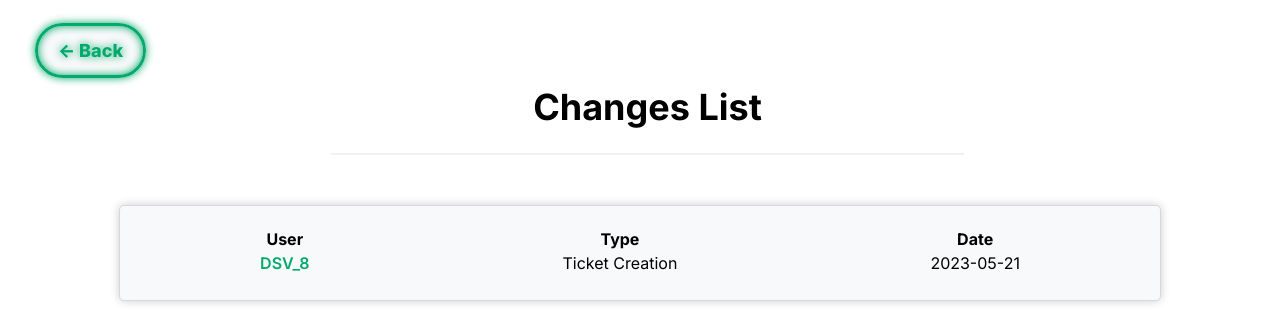
Before: /pages/changes_list.php?id=5 (signed in) with the older database file.
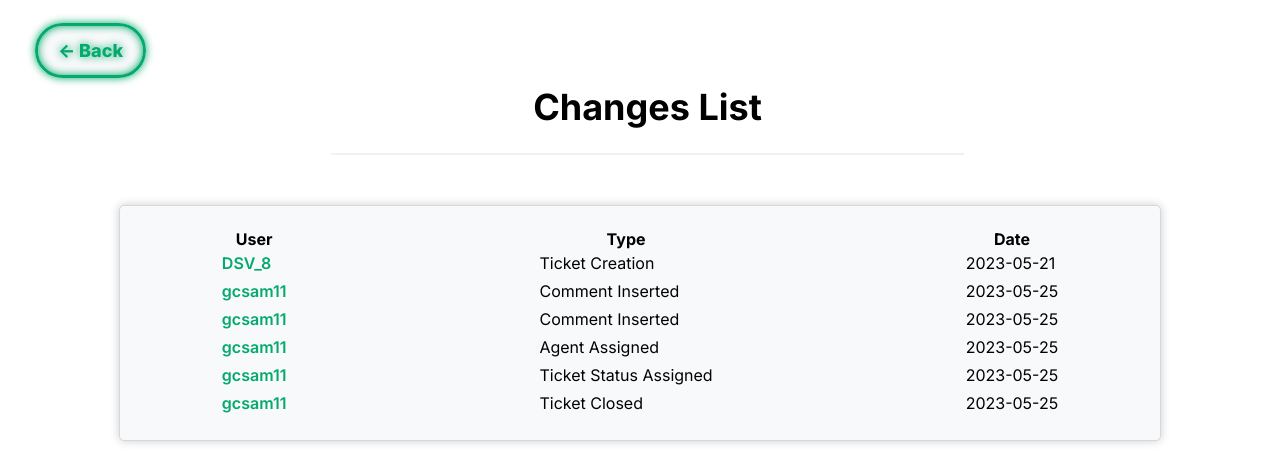
After: the same page with the newer database file.
### tables this page shows
CREATE TABLE TICKET_CHANGES(
    ticket_changes_id INTEGER PRIMARY KEY AUTOINCREMENT,
    ticket_id INT NOT NULL,
    user_id INT NOT NULL,
    date DATE NOT NULL,
    type VARCHAR(255) NOT NULL,
    FOREIGN KEY(ticket_id) REFERENCES TICKET(ticket_id) ON DELETE CASCADE ON UPDATE CASCADE,
    FOREIGN KEY(user_id) REFERENCES USER(user_id) ON DELETE CASCADE ON UPDATE CASCADE
);

CREATE TABLE USER (
    user_id INTEGER PRIMARY KEY AUTOINCREMENT,
    department_id INT,
    name VARCHAR(255) NOT NULL,
    username VARCHAR(8) NOT NULL UNIQUE,
    email VARCHAR(255) NOT NULL UNIQUE,
    password VARCHAR(255) NOT NULL,
    type VARCHAR(10) NOT NULL DEFAULT 'Client' CHECK (type = 'Agent' OR type = 'Admin' OR type = 'Client'),
    gender VARCHAR(10) DEFAULT 'None' CHECK(gender = 'Male' or gender = 'Female' or gender = 'Other' or gender = 'None'),
    FOREIGN KEY(department_id) REFERENCES DEPARTMENT(department_id) ON DELETE CASCADE ON UPDATE CASCADE
);

### pages/changes_list.php (the view, shortened to what this page needs)
<?php
    include '../database/checkSession.php';
?>
<!DOCTYPE html>
<html>
<head>
	<link rel="stylesheet" href="../css/changes_list.css">
</head>
    <body>
        <div class="header_div">
            <a class="backbtn" href="../pages/ticket.php?id=<?php echo $_GET['id'];?>"> <- Back</a>
            <header>
                <h1>Changes List</h1>
                <hr>
            </header>
        </div>
        <div class="box">
            <table>
                <tr>
                    <th>User</th>
                    <th>Type</th>
                    <th>Date</th>
                </tr>
                <?php
                    $stmt = $db->prepare('SELECT * FROM TICKET_CHANGES WHERE ticket_id = :ticket_id ORDER BY date');
                    $stmt->bindParam(':ticket_id', $_GET['id']);
                    $stmt->execute();
                    while($row12 = $stmt -> fetch()){
                        $stmt2 = $db->prepare('SELECT * FROM USER WHERE user_id = :user_id');
                        $stmt2->bindParam(':user_id', $row12['user_id']);
                        $stmt2->execute();
                        $row20 = $stmt2->fetch();
                        echo '<tr>
                        <td><a id="username" href="../pages/profile_viewer.php?id='.$row20['user_id'].'">'.$row20['username'].'</a></td>
                        <td id="type">'.$row12['type'].'</td>
                        <td id="date">'.$row12['date'].'</td>
                        </tr>';
                    }
                ?>
            </table>
        </div>
    </body>
</html>

### css/changes_list.css (style rules this page uses)
:root { --clr-neon_green: #04AA6D; --clr-neon_red: #e90808; --clr-bg: #f8f9fa; }
*, *::before *::after { box-sizing: border-box; }
.backbtn { background-color: var(--clr-bg); color: var(--clr-neon_green); padding: 14px 20px; margin: 20px; border: 3px solid var(--clr-neon_green); border-radius: 32px; cursor: pointer; opacity: 1; text-align: center; font-weight: 800; font-size: large; width: 25%; transition: opacity 100ms linear; text-shadow: 0 0 0.125em hsl(0 0% 100% / 0.5), 0 0 0.45em var(--clr-neon_green); box-shadow: inset 0 0 0.5em 0 var(--clr-neon_green), 0 0 0.5em 0 var(--clr-neon_green); text-decoration: none; }
header { padding-left: 25%; padding-right: 25%; }
h1 { font-family: 'Inter', sans-serif; font-size: 36px; text-align: center; }
hr { border: 1px solid #f1f1f1; margin-bottom: 20px; }
body { margin: 0; padding: 0; font-family: 'Inter', sans-serif; }
.header_div { padding-top: 40px; padding-left: 15px; }
.box { margin: 50px auto; max-height: 65vh; min-width: 850px; max-width: 1000px; padding: 20px; background-color: #f8f9fa; border: 1px solid #d6d8db; border-radius: 5px; box-shadow: 0px 0px 10px rgba(0,0,0,0.2); display: grid; justify-content: center; }
.box table { overflow-x: hidden; overflow-y: auto; }
.box table tr th { padding-right: 250px; }
.box table tr th:nth-child(1) { padding-left: 250px; }
.box table tr td { padding-right: 250px; padding-bottom: 5px; }
.box table tr td:nth-child(1) { padding-left: 250px; }
#username { text-decoration: none; color: var(--clr-neon_green); font-weight: 600; }
#type { white-space: nowrap; }
#date { white-space: nowrap; }

Changed rows visible on the page:
added ticket_changes: user.username "gcsam11", type "Comment Inserted", date "2023-05-25"
added ticket_changes: user.username "gcsam11", type "Comment Inserted", date "2023-05-25"
added ticket_changes: user.username "gcsam11", type "Agent Assigned", date "2023-05-25"
added ticket_changes: user.username "gcsam11", type "Ticket Status Assigned", date "2023-05-25"
added ticket_changes: user.username "gcsam11", type "Ticket Closed", date "2023-05-25"
